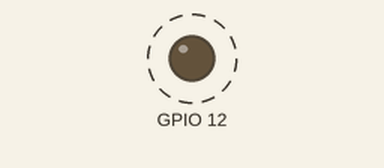
Simulated run of this sketch. Board: ESP32. On the bench: output pins drawn as LEDs (lit = HIGH). Dashed ring = blinking.

Above: at 0.5 s.
Timing chart, 0 to 4.6 s (numbered marks = the images above):
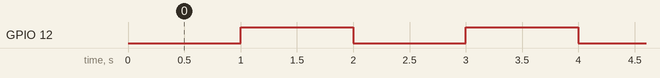

Measured:
- by itself, GPIO 12: alternates HIGH for 1.0 s and LOW for 1.0 s

The sketch:

esp32_blinkingLED.ino
```cpp
#define BLINK_GPIO (gpio_num_t)12

void setup() {
  // put your setup code here, to run once:
  gpio_pad_select_gpio(BLINK_GPIO);
  gpio_set_direction(BLINK_GPIO, GPIO_MODE_OUTPUT);
}

void loop() {
  gpio_set_level(BLINK_GPIO, 0);
  vTaskDelay(1000 / portTICK_PERIOD_MS);
  gpio_set_level(BLINK_GPIO, 1);
  vTaskDelay(1000 / portTICK_PERIOD_MS);
}
```
